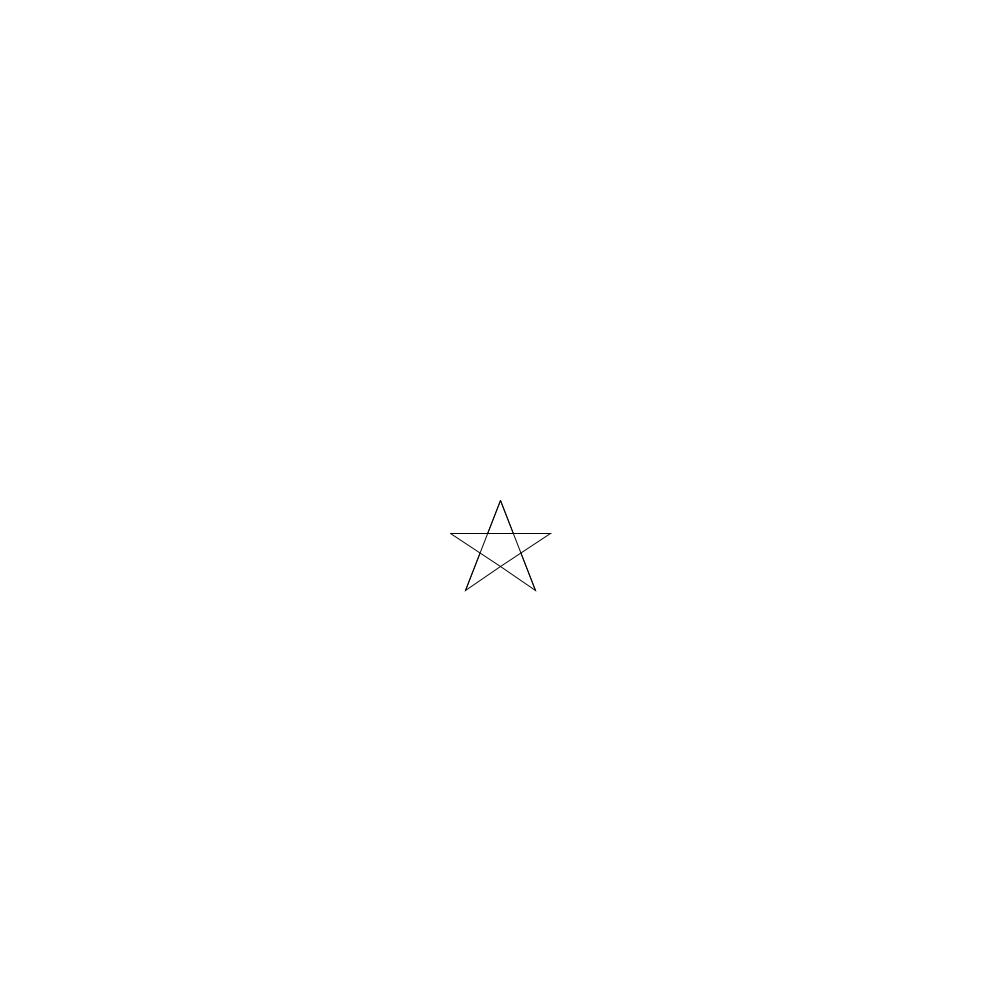
Frame 1 (no input)
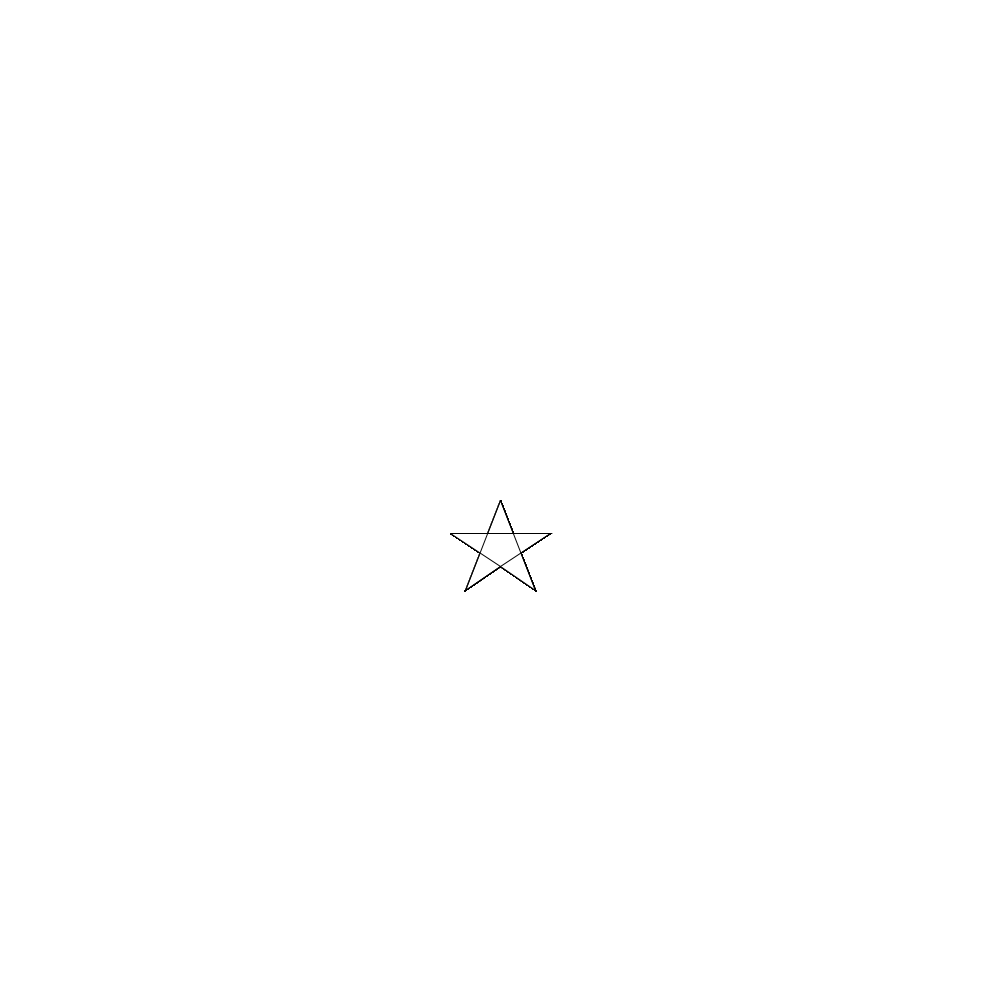
Frame 60 (the mouse pressed at the canvas centre just before this capture)
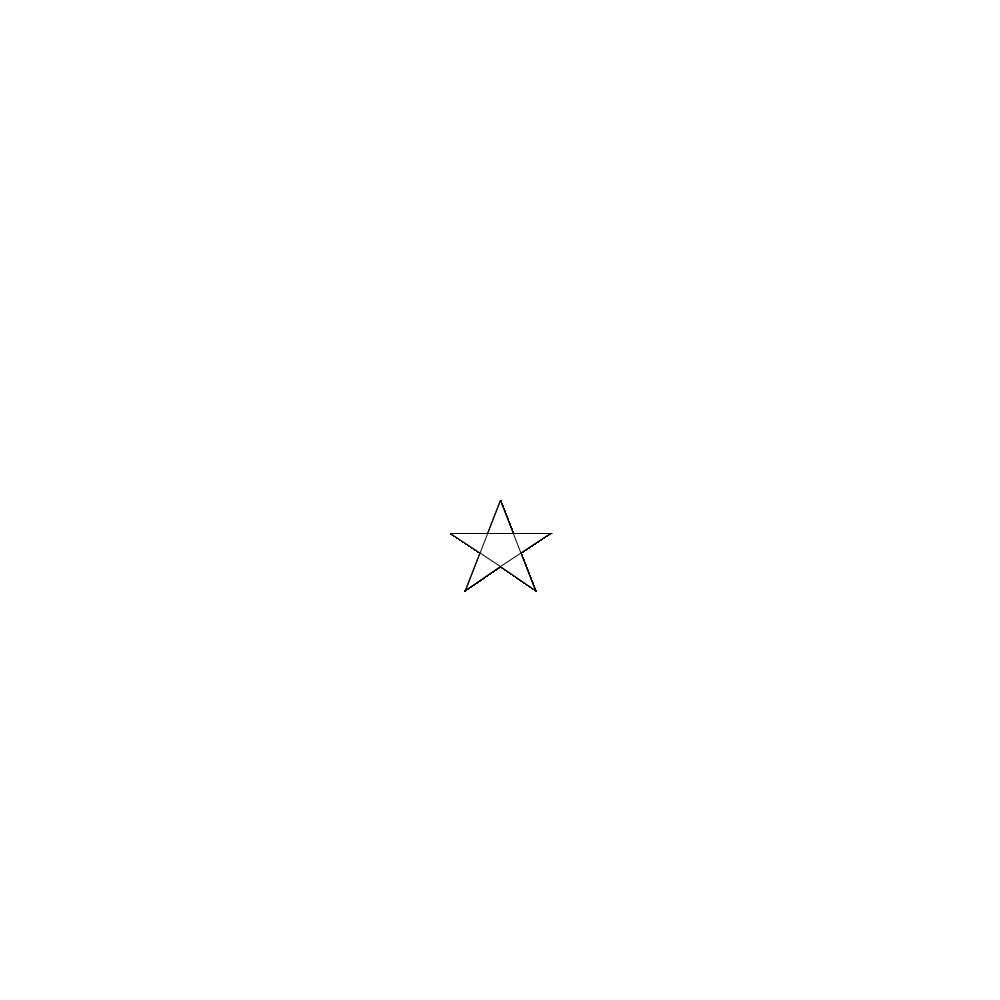
Frame 120 (the mouse held since frame 60 and released just before this capture)

The Processing sketch that drew these frames (run headless with seeded random() and noise(); from frame 60 on, the mouse is pressed at the canvas centre):

// Processing sketch: d_1_1
// ── d_1_1.pde
void setup() {
  size(1000, 1000);
  background(255);
}
void draw() {
  beginShape();
  vertex(500, 500);
  vertex(465, 590);
  vertex(500, 566);
  vertex(535, 590);
  vertex(500, 500);
  endShape();
  beginShape();
  vertex(450, 533);
  vertex(500, 566);
  vertex(550, 533);
  vertex(450, 533);
  endShape();
  line(500, 500, 465, 590);
  line(500, 500, 535, 590);
}
